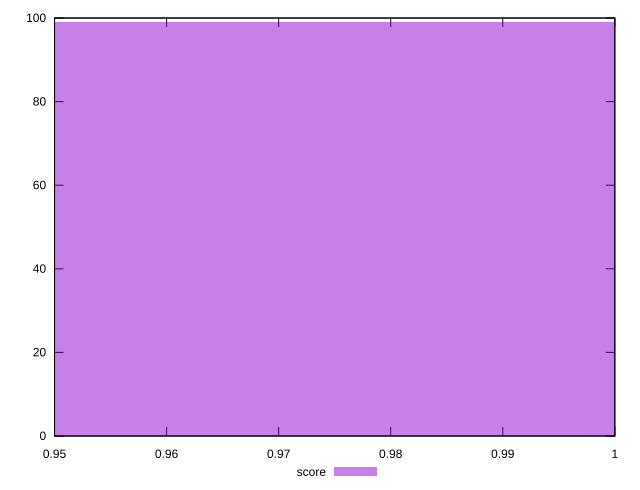

The gnuplot source for this figure:
reset

$score <<EOF
1 99
0.9 1
EOF

set key outside below
set boxwidth 0.1
set xrange [0.95:1]
set yrange [0:100]
set trange [0:100]
set style fill transparent solid 0.5 noborder
set terminal svg size 640, 490 enhanced background rgb 'white'
set output "report_00009_2021-02-08T22-37-41.559Z/render-blocking-resources/samples/pages+cached+noadtech+nomedia+nocss/score/histogram.svg"

plot $score title "score" with boxes

reset
